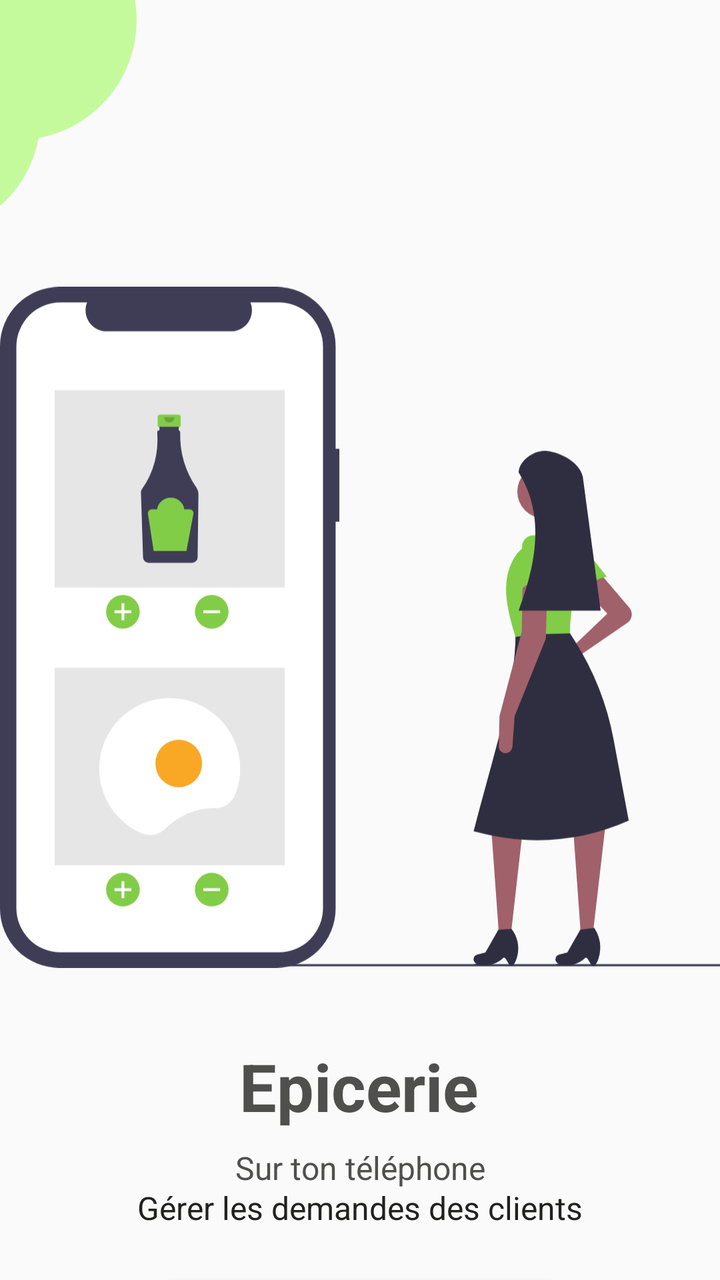
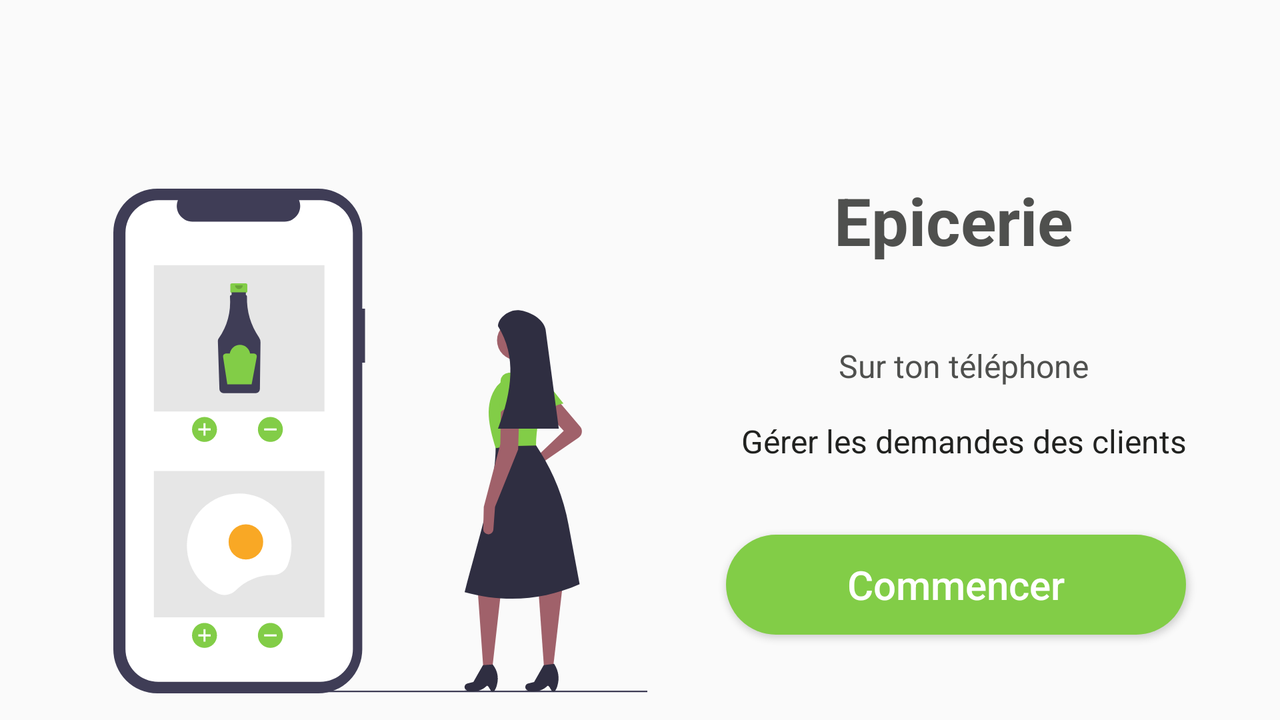

Compare how this app lays out the same screen by default and in its alternative resource folder. The renders come first, then the two layout files and the values they reference.
<!-- AndroidManifest.xml: application theme Theme.AppCompat.Light.NoActionBar -->
<!-- res/layout/activity_main.xml -->
<?xml version="1.0" encoding="utf-8"?>
<androidx.constraintlayout.widget.ConstraintLayout xmlns:android="http://schemas.android.com/apk/res/android"
    xmlns:app="http://schemas.android.com/apk/res-auto"
    xmlns:tools="http://schemas.android.com/tools"
    android:layout_width="match_parent"
    android:layout_height="match_parent"
    tools:context=".activities.MainActivity">


    <ImageView
        android:id="@+id/imageView"
        android:layout_width="360dp"
        android:layout_height="360dp"
        android:layout_marginTop="56dp"
        android:backgroundTint="@null"
        android:src="@drawable/undraw_online_groceries_a02y"
        app:layout_constraintBottom_toTopOf="@+id/textView"
        app:layout_constraintEnd_toEndOf="parent"
        app:layout_constraintHorizontal_bias="0.49"
        app:layout_constraintStart_toStartOf="parent"
        app:layout_constraintTop_toTopOf="parent"
        app:layout_constraintVertical_bias="0.74" />

    <ImageView
        android:layout_width="120dp"
        android:layout_height="120dp"
        android:layout_marginEnd="340dp"
        android:layout_marginBottom="16dp"
        android:background="@drawable/cercle"
        app:layout_constraintBottom_toTopOf="@+id/imageView"
        app:layout_constraintEnd_toEndOf="parent" />

    <ImageView
        android:layout_width="120dp"
        android:layout_height="120dp"
        android:layout_marginEnd="292dp"
        android:layout_marginBottom="64dp"
        android:background="@drawable/cercle"
        app:layout_constraintBottom_toTopOf="@+id/imageView"
        app:layout_constraintEnd_toEndOf="parent" />

    <android.widget.Button
        android:id="@+id/button"
        android:layout_width="230dp"
        android:layout_height="50dp"
        android:layout_marginStart="8dp"
        android:layout_marginTop="640dp"
        android:layout_marginEnd="8dp"
        android:background="@drawable/custom_button1"
        android:text="@string/main_activity_1"
        android:textAllCaps="false"
        android:textColor="#FFFFFF"
        android:textSize="20sp"
        app:layout_constraintEnd_toEndOf="parent"
        app:layout_constraintHorizontal_bias="0.496"
        app:layout_constraintStart_toStartOf="parent"
        app:layout_constraintTop_toTopOf="parent" />

    <TextView
        android:id="@+id/textView"
        android:layout_width="wrap_content"
        android:layout_height="wrap_content"
        android:layout_marginBottom="48dp"
        android:text="@string/main_activity_2"
        android:textColor="#4F504E"
        android:textSize="33dp"
        android:textStyle="bold"
        app:layout_constraintBottom_toTopOf="@+id/button"
        app:layout_constraintEnd_toEndOf="parent"
        app:layout_constraintHorizontal_bias="0.497"
        app:layout_constraintStart_toStartOf="parent"
        app:layout_constraintTop_toTopOf="parent"
        app:layout_constraintVertical_bias="0.951" />

    <TextView
        android:id="@+id/textView2"
        android:layout_width="wrap_content"
        android:layout_height="wrap_content"
        android:layout_marginTop="8dp"
        android:text="@string/main_activity_3"
        android:textColor="#4F504E"
        android:textSize="16dp"
        app:layout_constraintEnd_toEndOf="parent"
        app:layout_constraintStart_toStartOf="parent"
        app:layout_constraintTop_toBottomOf="@+id/textView" />

    <TextView
        android:layout_width="wrap_content"
        android:layout_height="wrap_content"
        android:layout_marginBottom="32dp"
        android:text="@string/main_activity_4"
        android:textColor="#212220"
        android:textSize="16sp"
        app:layout_constraintBottom_toTopOf="@+id/button"
        app:layout_constraintEnd_toEndOf="parent"
        app:layout_constraintStart_toStartOf="parent"
        app:layout_constraintTop_toBottomOf="@+id/textView2"
        app:layout_constraintVertical_bias="0.2" />

</androidx.constraintlayout.widget.ConstraintLayout>
<!-- resources referenced by this layout -->
<resources>
  <!-- drawable cercle (drawable) -->
  <?xml version="1.0" encoding="utf-8"?>
  <shape xmlns:android="http://schemas.android.com/apk/res/android" android:shape="oval">
      <solid android:color="#C5FA9C"/>
  
  </shape>
  <!-- drawable custom_button1 (drawable) -->
  <?xml version="1.0" encoding="utf-8"?>
  <shape xmlns:android="http://schemas.android.com/apk/res/android" android:shape="rectangle">
  
      <solid android:color="#82CD47"/>
      <corners android:radius="50dp"/>
  
  </shape>
  <!-- drawable undraw_online_groceries_a02y: vector/xml drawable (drawable, 5877 chars, omitted) -->
  <string name="main_activity_1">Commencer</string>
  <string name="main_activity_2">Epicerie</string>
  <string name="main_activity_3">Sur ton téléphone</string>
  <string name="main_activity_4">Gérer les demandes des clients</string>
</resources>
<!-- res/layout-land/activity_main.xml (the author's variant of the layout above) -->
<!-- drawn on the phone turned sideways -->
<?xml version="1.0" encoding="utf-8"?>
<androidx.constraintlayout.widget.ConstraintLayout xmlns:android="http://schemas.android.com/apk/res/android"
    xmlns:app="http://schemas.android.com/apk/res-auto"
    xmlns:tools="http://schemas.android.com/tools"
    android:layout_width="match_parent"
    android:layout_height="match_parent"
    tools:context=".activities.MainActivity">


    <android.widget.Button
        android:id="@+id/button"
        android:layout_width="230dp"
        android:layout_height="50dp"
        android:layout_marginEnd="8dp"
        android:background="@drawable/custom_button1"
        android:text="@string/main_activity_1"
        android:textAllCaps="false"
        android:textColor="#FFFFFF"
        android:textSize="20sp"
        app:layout_constraintBottom_toBottomOf="@+id/imageView"
        app:layout_constraintEnd_toEndOf="parent"
        app:layout_constraintStart_toEndOf="@+id/imageView"
        app:layout_constraintTop_toBottomOf="@+id/textView3" />

    <ImageView
        android:id="@+id/imageView"
        android:layout_width="267dp"
        android:layout_height="265dp"
        android:layout_marginTop="88dp"
        android:backgroundTint="@null"
        android:src="@drawable/undraw_online_groceries_a02y"
        app:layout_constraintEnd_toEndOf="parent"
        app:layout_constraintHorizontal_bias="0.152"
        app:layout_constraintStart_toStartOf="parent"
        app:layout_constraintTop_toTopOf="parent" />

    <ImageView
        android:layout_width="120dp"
        android:layout_height="120dp"
        android:layout_marginEnd="660dp"
        android:layout_marginBottom="68dp"
        android:background="@drawable/cercle"
        app:layout_constraintBottom_toTopOf="@+id/imageView"
        app:layout_constraintEnd_toEndOf="parent"
        app:layout_constraintTop_toTopOf="parent"
        app:layout_constraintVertical_bias="0.47" />

    <TextView
        android:id="@+id/textView"
        android:layout_width="wrap_content"
        android:layout_height="wrap_content"
        android:text="@string/main_activity_2"
        android:textColor="#4F504E"
        android:textSize="33dp"
        android:textStyle="bold"
        app:layout_constraintEnd_toEndOf="parent"
        app:layout_constraintHorizontal_bias="0.801"
        app:layout_constraintStart_toStartOf="parent"
        app:layout_constraintTop_toTopOf="@+id/imageView" />

    <TextView
        android:id="@+id/textView2"
        android:layout_width="wrap_content"
        android:layout_height="wrap_content"
        android:layout_marginTop="40dp"
        android:text="@string/main_activity_3"
        android:textColor="#4F504E"
        android:textSize="16dp"
        app:layout_constraintEnd_toEndOf="parent"
        app:layout_constraintStart_toEndOf="@+id/imageView"
        app:layout_constraintTop_toBottomOf="@+id/textView" />

    <TextView
        android:id="@+id/textView3"
        android:layout_width="wrap_content"
        android:layout_height="wrap_content"
        android:layout_marginTop="16dp"
        android:text="@string/main_activity_4"
        android:textColor="#212220"
        android:textSize="16sp"
        app:layout_constraintEnd_toEndOf="parent"
        app:layout_constraintStart_toEndOf="@+id/imageView"
        app:layout_constraintTop_toBottomOf="@+id/textView2" />

</androidx.constraintlayout.widget.ConstraintLayout>
